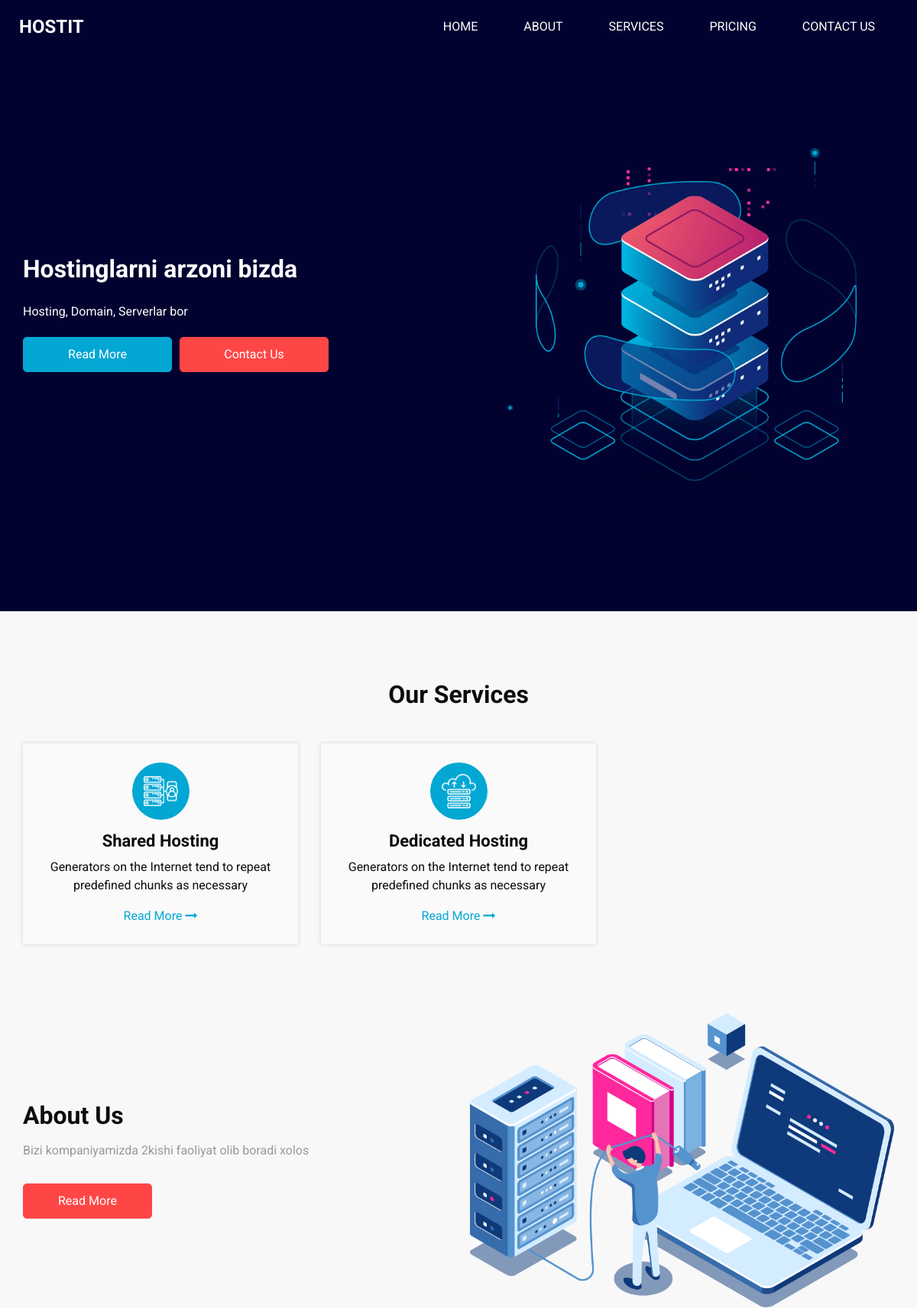
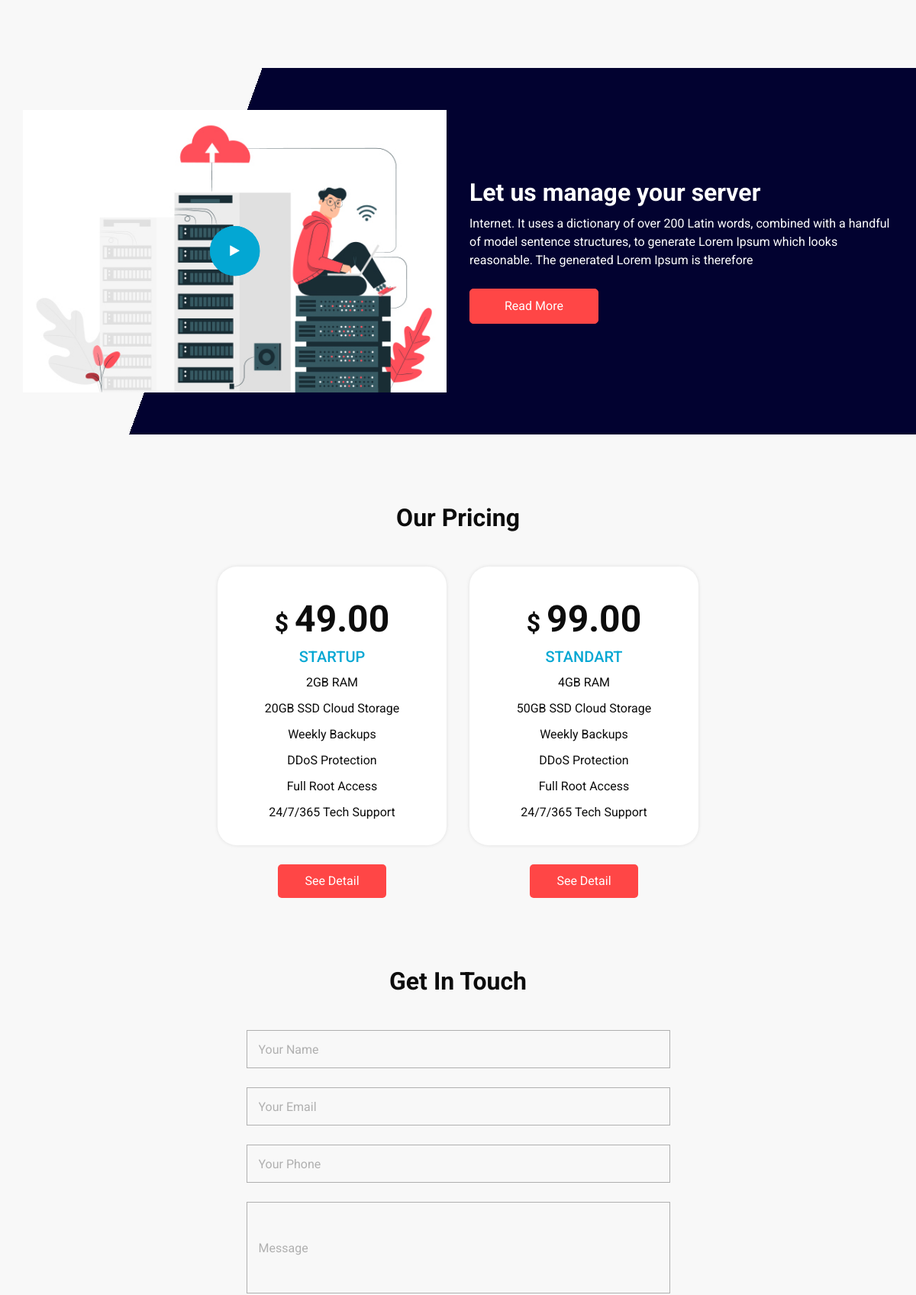
The page / (upper part) on the database its author committed (2 pictures, top to bottom).
### main/models.py (models this page shows, shortened)
class Banner(models.Model):
    title = models.CharField(max_length=255)
    body = models.TextField()

class Service(models.Model):
    name = models.CharField(max_length=255)
    body = models.TextField()
    icon = models.FileField(upload_to='service/')

class AboutUs(models.Model):
    body = models.TextField()

class Price(models.Model):
    title = models.CharField(max_length=255)
    price = models.DecimalField(decimal_places=2, max_digits=10)
    body = models.TextField()

### main/views.py (the view)
# urls.py: path('', views.index, name='index'),
def index(request):
    baner = models.Banner.objects.last()
    about_us = models.AboutUs.objects.last()
    services = models.Service.objects.all()
    prices_list = []
    for price in models.Price.objects.all().order_by('price'):
        price.body = price.body.split(',')
        prices_list.append(price)
    context = {
        'baner':baner,
        'about_us':about_us,
        'services':services,
        'prices':prices_list
    }
    return render(request, 'index.html', context)

### templates/index.html (shortened to what this page needs)
{% load static %}
<!DOCTYPE html>
<html>
<head>
  <link rel="stylesheet" type="text/css" href="{% static 'css/bootstrap.css' %}" />
  <link href="{% static 'css/font-awesome.min.css' %}" rel="stylesheet" />
  <link href="{% static 'css/style.css' %}" rel="stylesheet" />
  <link href="{% static 'css/responsive.css' %}" rel="stylesheet" />
</head>
<body>
  <div class="hero_area">
    <header class="header_section">
      <div class="container-fluid">
        <nav class="navbar navbar-expand-lg custom_nav-container ">
          <a class="navbar-brand" href="{% url 'index' %}">
            <span>Hostit</span>
          </a>
          <div class="collapse navbar-collapse" id="navbarSupportedContent">
            <ul class="navbar-nav  ml-auto">
              <li class="nav-item active">
                <a class="nav-link" href="{% url 'index' %}">Home <span class="sr-only">(current)</span></a>
              </li>
              <li class="nav-item">
                <a class="nav-link" href="{% url 'about' %}"> About</a>
              </li>
              <li class="nav-item">
                <a class="nav-link" href="{% url 'service' %}">Services</a>
              </li>
              <li class="nav-item">
                <a class="nav-link" href="{% url 'price' %}">Pricing</a>
              </li>
              <li class="nav-item">
                <a class="nav-link" href="{% url 'contact' %}">Contact Us</a>
              </li>
            </ul>
          </div>
        </nav>
      </div>
    </header>
    <section class="slider_section ">
      <div id="customCarousel1" class="carousel slide" data-ride="carousel">
        <div class="carousel-inner">
          <div class="carousel-item active">
            <div class="container ">
              <div class="row">
                <div class="col-md-6">
                  <div class="detail-box">
                    <h1>
                      {{baner.title}}
                    </h1>
                    <p>
                      {{baner.body}}</p>
                    <div class="btn-box">
                      <a href="" class="btn-1">
                        Read More
                      </a>
                      <a href="" class="btn-2">
                        Contact Us
                      </a>
                    </div>
                  </div>
                </div>
                <div class="col-md-6">
                  <div class="row">
                    <div class=" col-lg-10 mx-auto">
                      <div class="img-box">
                        <img src="images/slider-img.png" alt="">
                      </div>
                    </div>
                  </div>
                </div>
              </div>
            </div>
          </div>
        </div>
      </div>
    </section>
  </div>
  <section class="service_section layout_padding">
    <div class="container">
      <div class="heading_container heading_center">
        <h2>
          Our Services
        </h2>
      </div>
    </div>
    <div class="container ">
      <div class="row">
        {% for service in services %}
        <div class="col-md-6 col-lg-4">
          <div class="box ">
            <div class="img-box">
              <img src="{{service.icon.url}}" alt="">
            </div>
            <div class="detail-box">
              <h4>
                {{service.name}}
              </h4>
              <p>{{service.body}}</p>
              <a href="">
                Read More
                <i class="fa fa-long-arrow-right" aria-hidden="true"></i>
              </a>
            </div>
          </div>
        </div>
        {% endfor %}
      </div>
    </div>
  </section>
  <section class="about_section layout_padding-bottom">
    <div class="container  ">
      <div class="row">
        <div class="col-md-6">
          <div class="detail-box">
            <div class="heading_container">
              <h2>
                About Us
              </h2>
            </div>
            <p>
              {{about_us.body}}</p>
            <a href="">
              Read More
            </a>
          </div>
        </div>
        <div class="col-md-6 ">
          <div class="img-box">
            <img src="images/about-img.png" alt="">
          </div>
        </div>
      </div>
    </div>
  </section>
  <section class="server_section">
    <div class="container ">
      <div class="row">
        <div class="col-md-6">
          <div class="img-box">
            <div class="play_btn">
              <button>
                <i class="fa fa-play" aria-hidden="true"></i>
              </button>
            </div>
          </div>
        </div>
        <div class="col-md-6">
          <div class="detail-box">
            <div class="heading_container">
              <h2>
                Let us manage your server
              </h2>
              <p>
                Internet. It uses a dictionary of over 200 Latin words, combined with a handful of model sentence structures, to generate Lorem Ipsum which looks reasonable. The generated Lorem Ipsum is therefore
              </p>
            </div>
            <a href="">
              Read More
            </a>
          </div>
        </div>
      </div>
    </div>
  </section>
  <section class="price_section layout_padding">
    <div class="container">
      <div class="heading_container heading_center">
        <h2>
          Our Pricing
        </h2>
      </div>
      <div class="price_container ">
        {% for price in prices %}
        <div class="box">
          <div class="detail-box">
            <h2>$ <span>{{price.price}}</span></h2>
            <h6>
              {{price.title}}
            </h6>
            <ul class="price_features">
                {% for i in price.body %}
                <li>
                    {{i}}
                </li>
                {% endfor %}
            </ul>
          </div>
          <div class="btn-box">
            <a href="">
              See Detail
            </a>
          </div>
        </div>
        {% endfor %}
      </div>
    </div>
  </section>
  <section class="contact_section layout_padding-bottom">
    <div class="container">
      <div class="heading_container heading_center">
        <h2>
          Get In Touch
        </h2>
      </div>
      <div class="row">
        <div class="col-md-8 col-lg-6 mx-auto">
          <div class="form_container">
            <form method="post" action="{% url 'contact' %}">
              <div>
                <input type="text" placeholder="Your Name" name="name" />
              </div>
              <div>
                <input type="email" placeholder="Your Email" name="email" />
              </div>
              <div>
                <input type="text" placeholder="Your Phone" name="phone" />
              </div>
              <div>
                <input type="text" class="message-box" placeholder="Message" name="message" />
              </div>
            </form>
          </div>
        </div>
      </div>
    </div>
  </section>
</body>
</html>

### static/css/responsive.css (style rules this page uses)
@media (min-width: 1200px) { .container { max-width: 1170px; } }

### rows shown on the page
Banner: title "Hostinglarni arzoni bizda", body "Hosting, Domain, Serverlar bor"
Service: icon (picture), name "Shared Hosting", body "Generators on the Internet tend to repeat predefined chunks as necessary"
Service: icon (picture), name "Dedicated Hosting", body "Generators on the Internet tend to repeat predefined chunks as necessary"
AboutUs: body "Bizi kompaniyamizda 2kishi faoliyat olib boradi xolos"
Price: price "49.00", title "STARTUP", body "2GB RAM" "20GB SSD Cloud Storage" "Weekly Backups" "DDoS Protection" "Full Root Access" "24/7/365 Tech Support"
Price: price "99.00", title "STANDART", body "4GB RAM" "50GB SSD Cloud Storage" "Weekly Backups" "DDoS Protection" "Full Root Access" "24/7/365 Tech Support"
